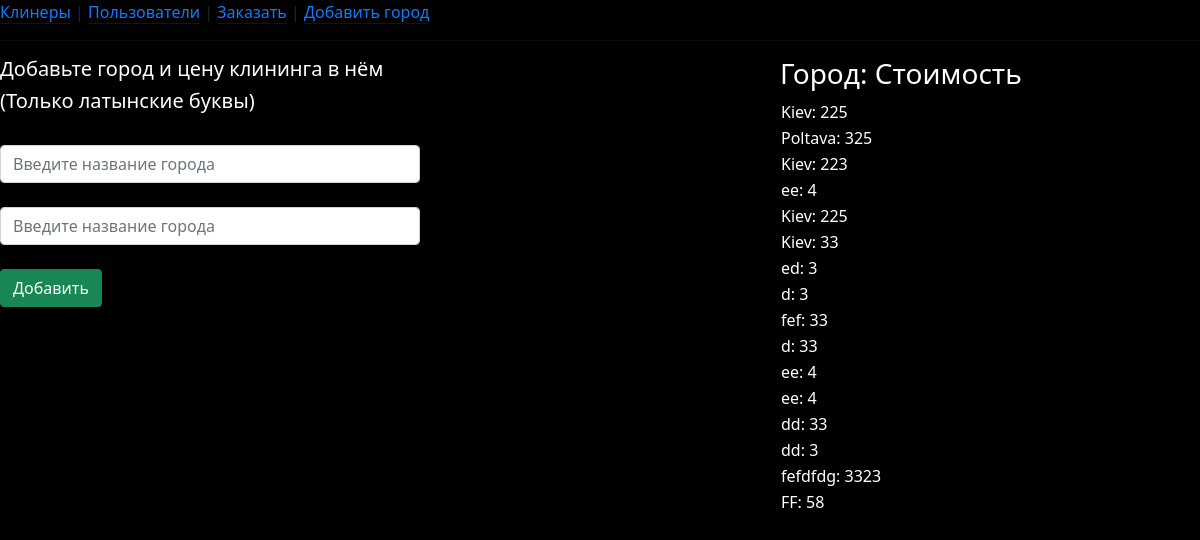
Page /add_city on the earlier database version.
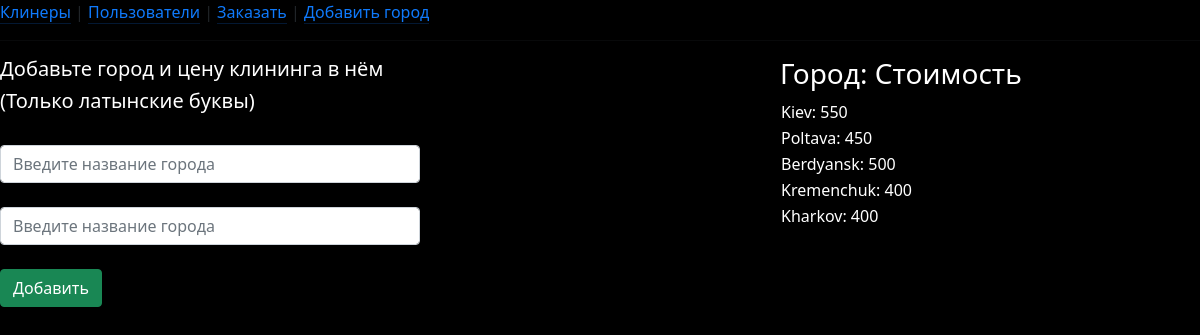
Same page on the later database version.
### city/models.py (models this page shows)
class CityList(models.Model):
    city = models.CharField(max_length=100)
    price = models.CharField(max_length=100)

### city/views.py (the view, shortened to what this page needs)
# urls.py: path('add_city', include('city.urls')),
def add_city(request):
    citys = CityList.objects.all() # Получаем байтики данны из таблички CityList
    error = '' # Шоб коду плохо не было создадим эту переменную заранее,а то ругается
    form = CityListForm
    context = {
        'form': form,
        'error': error,
        'citys': citys,
    }
    return render(request, 'city/add_city.html', context)

### city/templates/city/add_city.html (shortened to what this page needs)
{% extends "base.html" %}

### templates/base.html (shortened to what this page needs)
{% load static %}

Differences in the rows shown:
changed CityList: price "225" → "550" (drawn)
Other differences:
text no longer shown: "Клинеры | Пользователи | Заказать | Добавить город Добавьте город и цену клининга в нём (Только латынские буквы) Добавить Город: Стоимость Kiev: 225 Poltava: 325 Kiev: 223 ee: 4 Kiev: 225 Kiev: 33 ed: 3 d: 3 fef: 33 d: 33 ee: 4 ee: 4 dd: 33 dd: 3 fefdfdg: 3323 FF: 58"
text now shown: "Клинеры | Пользователи | Заказать | Добавить город Добавьте город и цену клининга в нём (Только латынские буквы) Добавить Город: Стоимость Kiev: 550 Poltava: 450 Berdyansk: 500 Kremenchuk: 400 Kharkov: 400"
